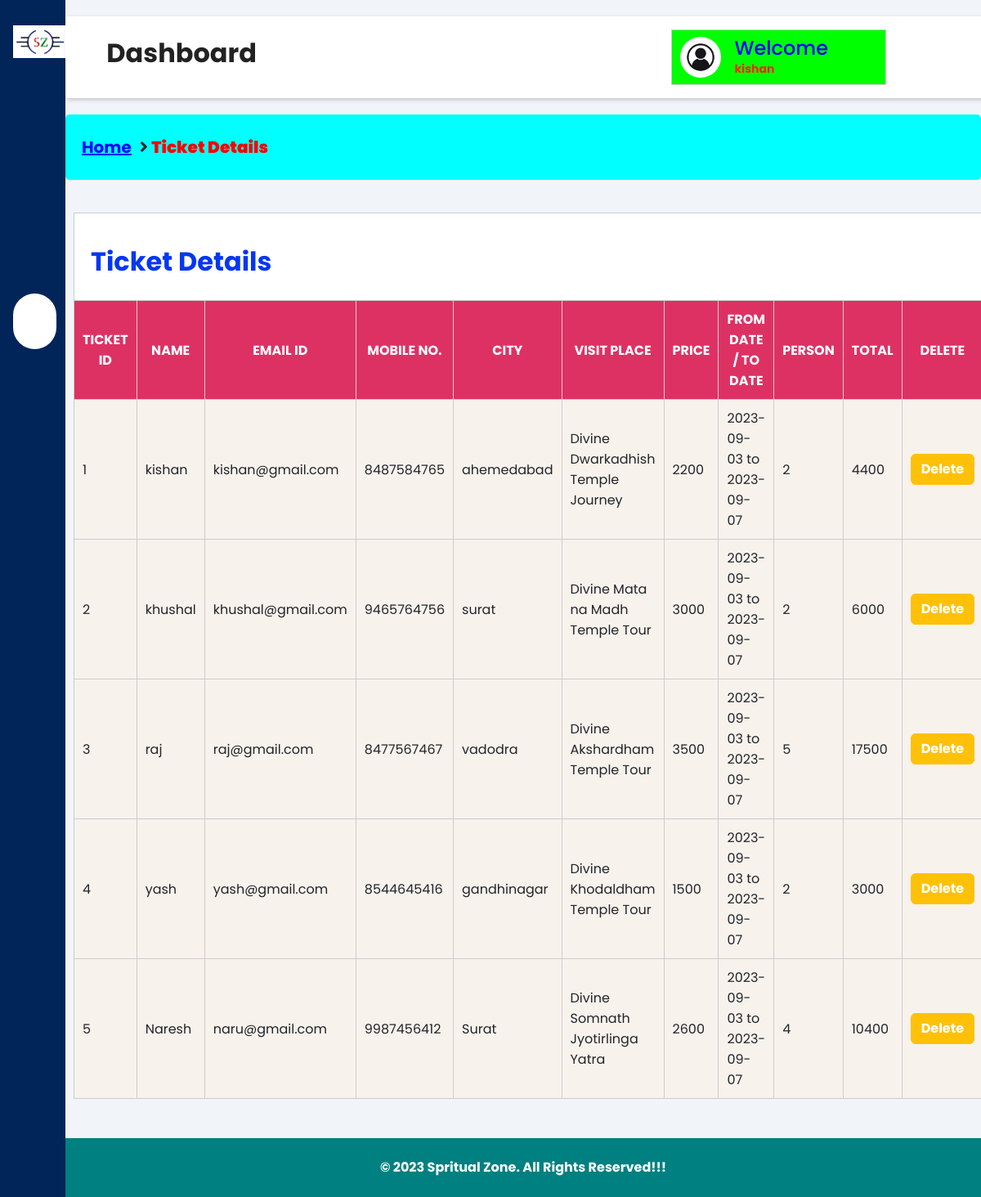
The page /admin/ticket-details.php (signed in) on the database its author committed.
### tables this page shows
CREATE TABLE `ticket` (
  `id` int(11) NOT NULL,
  `name` varchar(50) NOT NULL,
  `email` varchar(50) NOT NULL,
  `mob` varchar(10) NOT NULL,
  `city` varchar(50) NOT NULL,
  `place` varchar(50) NOT NULL,
  `price` int(10) NOT NULL,
  `fromdate` date NOT NULL,
  `todate` date NOT NULL,
  `person` int(100) NOT NULL,
  `total` int(20) NOT NULL
);

### admin/ticket-details.php (the view, shortened to what this page needs)
<html>
<head>
    <link href="https://cdn.jsdelivr.net/npm/bootstrap@5.2.1/dist/css/bootstrap.min.css" rel="stylesheet">
    <link rel="stylesheet" href="https://maxst.icons8.com/vue-static/landings/line-awesome/line-awesome/1.3.0/css/line-awesome.min.css">
    <link rel="stylesheet" href="https://cdnjs.cloudflare.com/ajax/libs/font-awesome/5.15.3/css/all.min.css">
</head>
<body>
    <div class="sidebar">
        <div class="sidebar-brand">
            <h2>
            </h2>
        </div>
        <div class="sidebar-menu">
            <ul>
                <li>
                    <a href="dashboard.php"><span class="las la-igloo"></span>
                        <span>Dashboard</span></a>
                </li>
                <li>
                    <a href="manage-packages.php"><span class="las la-route"></span>
                        <span>Tour Packages</span></a>
                </li>
                <li>
                    <a href="manage-users.php"><span class="las la-users"></span>
                        <span>Manage Users</span></a>
                </li>
                <li>
                    <a href="manage-bookings.php"><span class="las la-book"></span>
                        <span>Manage Booking</span></a>
                </li>
                <li>
                    <a href="ticket-details.php" class="active"><span class="las la-file-invoice-dollar"></span>
                        <span>Ticket Details</span></a>
                </li>
                <li>
                    <a href="manage-feedback.php"><span class="las la-comments"></span>
                        <span>User Feedback</span></a>
                </li>
            </ul>
        </div>
    </div>
    <div class="main-content">
    <?php include 'includes/header.php'; ?>
        <main>
            <div class="custom-link">
                <a href="dashboard.php">Home</a>
                <i class="fa fa-angle-right"></i> &nbsp;<span style="color: red;"><b>Ticket Details</b></span>
            </div>
            <?php
            $con = mysqli_connect("localhost", "root", "", "project");
            $query = "select * from ticket";
            $select = mysqli_query($con, $query);
            $id=0;
            ?>
            <div class="agile-tables">
            <div class="table-container">
                <table id="table">
                    <thead>
                        <tr>
                            <th colspan="11" style="background-color: #fff; vertical-align: middle; text-transform: capitalize; padding: 20px;">
                                <h2 class="heading d-flex align-items-center justify-content-between">
                                    <b><span class="heading-text">Ticket Details</span></b>
                                </h2>
                            </th>
                        </tr>
                                <tr>
                                    <th>Ticket ID</th>
                                    <th>Name</th>
                                    <th>Email ID</th>
                                    <th>Mobile No.</th>
                                    <th>city</th>
                                    <th>visit place</th>
                                    <th>price</th>
                                    <th>from Date / to date</th>
                                    <th>person</th>
                                    <th>total</th>
                                    <th>Delete</th>
                                </tr>
                            </thead>
                            <?php
                            while ($row = mysqli_fetch_assoc($select)) {
                                $id=$id+1;
                            ?>
                                <tbody>
                                    <tr>
                                        <td><?php echo $id; ?></td>
                                        <td><?php echo $row['name'] ?></td>
                                        <td><?php echo $row['email'] ?></td>
                                        <td><?php echo $row['mob'] ?></td>
                                        <td><?php echo $row['city'] ?></td>
                                        <td><?php echo $row['place'] ?></td>
                                        <td><?php echo $row['price'] ?></td>
                                        <td><?php echo $row['fromdate'] . ' to ' . $row['todate'] ?></td>
                                        <td><?php echo $row['person'] ?></td>
                                        <td><?php echo $row['total'] ?></td>
                                        <td><a href="deleteticket.php?id=<?php echo $row['id']; ?>"><button type="button" class="btn btn-warning btn-block">Delete</button></a></td>
                                    </tr>
                                </tbody>
                            <?php
                            }
                            ?>
                        </table>
                        <br><br>
                </div>
            </div>
        </main>
        <?php include 'includes/footer.php'; ?>
    </div>
</body>
</html>

### admin/ticket-details.php (style rules this page uses)
:root { --main-color: #012558; --color-dark: #1D2231; --text-grey: #8390A2; }
* { padding: 0; margin: 0; box-sizing: border-box; list-style-type: none; text-decoration: none; font-family: 'Poppins', sans-serif; }
.sidebar { width: 300px; position: fixed; left: 0; top: 0; height: 100%; background: var(--main-color); z-index: 100; transition: width 300ms; }
.sidebar-brand { height: 90px; padding: 1rem 0rem 1rem 2rem; color: #fff; }
.sidebar-menu { margin-top: 1rem; }
.sidebar-menu li { width: 100%; margin-bottom: 1.7rem; padding-left: 2rem; }
.sidebar-menu ul { padding: 0; margin: 0; box-sizing: border-box; list-style-type: none; }
.sidebar-menu a { padding-left: 1rem; display: block; width: 83%; color: #fff; font-size: 1.1rem; text-decoration: none; }
.sidebar-menu a.active { background: #fff; padding-top: 1rem; padding-bottom: 1rem; color: var(--main-color); border-radius: 30px; text-decoration: none; font-weight: bold; }
.sidebar-menu a span:first-child { font-size: 1.5rem; padding-right: 1rem; }
.main-content { margin-left: 300px; transition: margin-left 300ms; padding-top: 10px; background-color: #f1f5f9; }
main { padding-top: 130px; background-color: #f1f5f9; min-height: calc(100vh - 100px); }
@media only screen and (max-width: 1200px) { .sidebar { width: 80px; } }
@media only screen and (max-width: 1200px) { .sidebar .sidebar-brand, .sidebar li { padding-left: 1rem; text-align: center; } }
@media only screen and (max-width: 1200px) { .sidebar li a { padding-left: 0rem; } }
@media only screen and (max-width: 1200px) { .main-content { margin-left: 80px; } }
.custom-link { display: flex; align-items: center; background-color: aqua; padding: 10px 20px; border-radius: 5px; text-align: center; margin-bottom: 20px; height: 10%; font-size: 20px; }
.custom-link a { display: inline-block; vertical-align: middle; margin-right: 10px; color: blue; }
.custom-link i { font-size: 20px; vertical-align: middle; }
#table { width: 99%; border-collapse: collapse; margin-top: 20px; margin-left: 10px; }
#table th, #table td { padding: 10px; text-align: left; border: 1px solid #ccc; background: #F8F2ED; }
#table th { background-color: #DE3163; font-weight: bold; text-align: center; color: #fff; text-transform: uppercase; }
.btn-block { width: 100%; color: #fff; font-weight: bold; }
.custom-link { font-weight: bold; }
.table-container { overflow-x: auto; }
.heading { text-align: center; color: #0437F2; margin-top: 20px; }

### rows shown on the page
ticket: name "kishan", email "kishan@gmail.com", mob "8487584765", city "ahemedabad", place "Divine Dwarkadhish Temple Journey", price "2200", fromdate "2023-09-03", todate "2023-09-07", person "2", total "4400"
ticket: name "khushal", email "khushal@gmail.com", mob "9465764756", city "surat", place "Divine Mata na Madh Temple Tour", price "3000", fromdate "2023-09-03", todate "2023-09-07", person "2", total "6000"
ticket: name "raj", email "raj@gmail.com", mob "8477567467", city "vadodra", place "Divine Akshardham Temple Tour", price "3500", fromdate "2023-09-03", todate "2023-09-07", person "5", total "17500"
ticket: name "yash", email "yash@gmail.com", mob "8544645416", city "gandhinagar", place "Divine Khodaldham Temple Tour", price "1500", fromdate "2023-09-03", todate "2023-09-07", person "2", total "3000"
ticket: name "Naresh", email "naru@gmail.com", mob "9987456412", city "Surat", place "Divine Somnath Jyotirlinga Yatra", price "2600", fromdate "2023-09-03", todate "2023-09-07", person "4", total "10400"

### other values the page prints
$_SESSION['nm'] "kishan"
